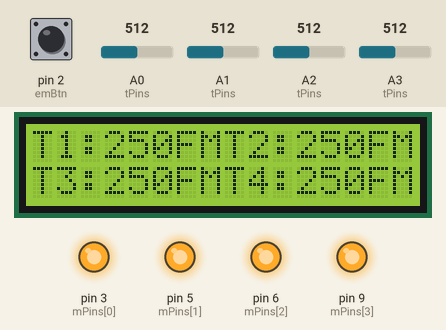
This sketch was run on a simulated Arduino Uno, built with avr-gcc and run on an emulated ATmega328P. Parts: 16×2 character LCD, output pins drawn as LEDs (lit = HIGH). The test bench sets the inputs (shaded band); at power-on: pin 2 (emBtn) HIGH, A0 (tPins) = 512, A1 (tPins) = 512, A2 (tPins) = 512, A3 (tPins) = 512. What the sketch prints to the serial monitor is not drawn.

Above: at 1.2 s.
1.3 s: pin 2 (emBtn) pulled LOW for 0.3 s
At 2.7 s:
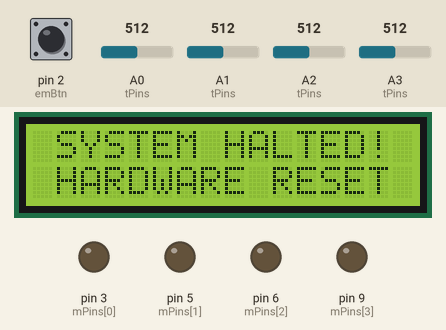
Timing chart, 0 to 4.3 s (numbered marks = the images above; inputs shaded):
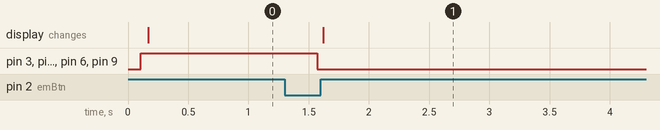

The sketch:

HVAC_Control.ino
```cpp
#include <Wire.h>
#include <LiquidCrystal_I2C.h>

LiquidCrystal_I2C lcd(0x27, 16, 2);

int tPins[] = {A0, A1, A2, A3};
int mPins[] = {3, 5, 6, 9};
int emBtn = 2;
int tTemp = 24;
float corr = 0.5;

volatile bool stopSys = false;

void halt_sys() {
  stopSys = true;
}

void setup() {
  Serial.begin(9600);
  for(int i = 0; i < 4; i++) {
    pinMode(mPins[i], OUTPUT);
  }
  pinMode(emBtn, INPUT_PULLUP);
  attachInterrupt(digitalPinToInterrupt(emBtn), halt_sys, FALLING);

  lcd.init();
  lcd.backlight();
}

float get_temp(int pin) {
  analogRead(pin);
  delay(10);
  int val = analogRead(pin);
  float v = (val * 5.0) / 1024.0;
  return v * 100.0;
}

int get_pwm(float t) {
  if (t <= tTemp) return 0;
  int spd = (t - tTemp) * 15;
  if (spd > 255) spd = 255;
  return spd;
}

void print_room(int idx, int c, int r, float t, int p) {
  lcd.setCursor(c, r);
  lcd.print("T");
  lcd.print(idx + 1);
  lcd.print(":");

  int ti = (int)t;
  if (ti < 10 && ti >= 0) lcd.print("0");
  lcd.print(ti);

  lcd.print("F");

  if (p <= 0) {
    lcd.print("00");
  } else if (p >= 100) {
    lcd.print("MX");
  } else {
    if (p < 10) lcd.print("0");
    lcd.print(p);
  }
}

void loop() {
  if (stopSys) {
    for(int i = 0; i < 4; i++) {
      analogWrite(mPins[i], 0);
    }
    lcd.clear();
    lcd.setCursor(0, 0);
    lcd.print(" SYSTEM HALTED! ");
    lcd.setCursor(0, 1);
    lcd.print(" HARDWARE RESET ");
    Serial.println("EMERGENCY STOP!");
    while(true);
  }

  float t1 = get_temp(tPins[0]);
  float t2 = get_temp(tPins[1]);
  float t3 = get_temp(tPins[2]);
  float t4 = get_temp(tPins[3]);

  int b1 = get_pwm(t1);
  int b2 = get_pwm(t2);
  int b3 = get_pwm(t3);
  int b4 = get_pwm(t4);

  int f1 = b1 + (corr * b2);
  int f2 = b2 + (corr * b1) + (corr * b3);
  int f3 = b3 + (corr * b2) + (corr * b4);
  int f4 = b4 + (corr * b3);

  if (f1 > 255) f1 = 255;
  if (f2 > 255) f2 = 255;
  if (f3 > 255) f3 = 255;
  if (f4 > 255) f4 = 255;

  analogWrite(mPins[0], f1);
  analogWrite(mPins[1], f2);
  analogWrite(mPins[2], f3);
  analogWrite(mPins[3], f4);

  int p1 = map(f1, 0, 255, 0, 100);
  int p2 = map(f2, 0, 255, 0, 100);
  int p3 = map(f3, 0, 255, 0, 100);
  int p4 = map(f4, 0, 255, 0, 100);

  print_room(0, 0, 0, t1, p1);
  print_room(1, 8, 0, t2, p2);
  print_room(2, 0, 1, t3, p3);
  print_room(3, 8, 1, t4, p4);

  Serial.print("T1:"); Serial.print((int)t1); Serial.print("C F1:"); Serial.print(p1); Serial.println("%");
  Serial.print("T2:"); Serial.print((int)t2); Serial.print("C F2:"); Serial.print(p2); Serial.println("%");
  Serial.print("T3:"); Serial.print((int)t3); Serial.print("C F3:"); Serial.print(p3); Serial.println("%");
  Serial.print("T4:"); Serial.print((int)t4); Serial.print("C F4:"); Serial.print(p4); Serial.println("%");
  Serial.println("-----------------");

  delay(400);
}
```

Measured:
- after the input at 1.3 s, pin 3 (mPins[0]), pin 5 (mPins[1]), pin 6 (mPins[2]), pin 9 (mPins[3]): HIGH → LOW after 0.27 s; the display: changes after 0.32 s (image 1)
